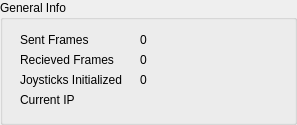
   <widget class="QGroupBox" name="groupBox_8">
    <property name="geometry">
     <rect>
      <x>530</x>
      <y>360</y>
      <width>297</width>
      <height>125</height>
     </rect>
    </property>
    <property name="title">
     <string>General Info</string>
    </property>
    <widget class="QLabel" name="label_frames_received_count">
     <property name="geometry">
      <rect>
       <x>140</x>
       <y>50</y>
       <width>131</width>
       <height>20</height>
      </rect>
     </property>
     <property name="text">
      <string>0</string>
     </property>
    </widget>
    <widget class="QLabel" name="label_frames_sent_count">
     <property name="geometry">
      <rect>
       <x>140</x>
       <y>30</y>
       <width>131</width>
       <height>20</height>
      </rect>
     </property>
     <property name="styleSheet">
      <string notr="true"/>
     </property>
     <property name="text">
      <string>0</string>
     </property>
    </widget>
    <widget class="QLabel" name="label">
     <property name="geometry">
      <rect>
       <x>20</x>
       <y>30</y>
       <width>91</width>
       <height>20</height>
      </rect>
     </property>
     <property name="styleSheet">
      <string notr="true"/>
     </property>
     <property name="text">
      <string>Sent Frames</string>
     </property>
    </widget>
    <widget class="QLabel" name="label_8">
     <property name="geometry">
      <rect>
       <x>20</x>
       <y>50</y>
       <width>111</width>
       <height>20</height>
      </rect>
     </property>
     <property name="text">
      <string>Recieved Frames</string>
     </property>
    </widget>
    <widget class="QLabel" name="label_10">
     <property name="geometry">
      <rect>
       <x>20</x>
       <y>90</y>
       <width>111</width>
       <height>20</height>
      </rect>
     </property>
     <property name="text">
      <string>Current IP</string>
     </property>
    </widget>
    <widget class="QLabel" name="label_current_ip">
     <property name="geometry">
      <rect>
       <x>140</x>
       <y>90</y>
       <width>125</width>
       <height>20</height>
      </rect>
     </property>
     <property name="text">
      <string/>
     </property>
    </widget>
    <widget class="QLabel" name="label_2">
     <property name="geometry">
      <rect>
       <x>20</x>
       <y>70</y>
       <width>111</width>
       <height>20</height>
      </rect>
     </property>
     <property name="text">
      <string>Joysticks Initialized</string>
     </property>
    </widget>
    <widget class="QLabel" name="label_joysticks_count">
     <property name="geometry">
      <rect>
       <x>140</x>
       <y>70</y>
       <width>16</width>
       <height>20</height>
      </rect>
     </property>
     <property name="text">
      <string>0</string>
     </property>
    </widget>
   </widget>
